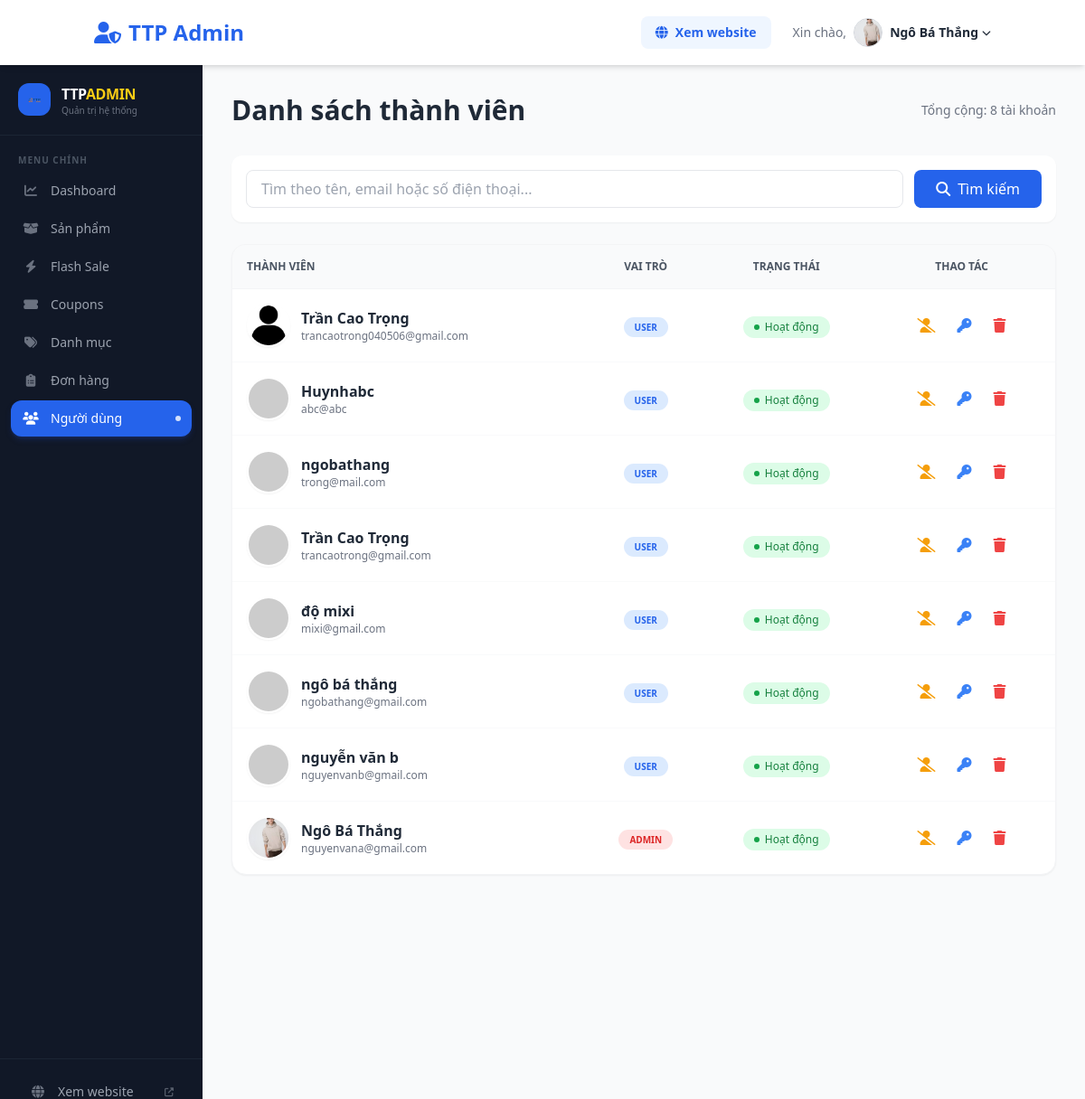
/admin_users.php (signed in), run on the app's committed database.
### tables this page shows
CREATE TABLE IF NOT EXISTS `user` (
  `IdNguoiDung` int NOT NULL AUTO_INCREMENT,
  `TenNguoiDung` varchar(100) NOT NULL,
  `email` text NOT NULL,
  `matkhau` text NOT NULL,
  `quyen` enum('admin','user') NOT NULL DEFAULT 'user',
  `diachi` varchar(100) NOT NULL,
  `SoDienThoai` varchar(15) NOT NULL,
  `GioiTinh` enum('male','female') NOT NULL DEFAULT 'male',
  `NgaySinh` date DEFAULT NULL,
  `AnhDaiDien` varchar(255) NOT NULL DEFAULT '''default.png''',
  `trangThai` tinyint(1) NOT NULL DEFAULT '1' COMMENT '1: Hoạt động, 0: Bị khóa',
  PRIMARY KEY (`IdNguoiDung`)
);

### database.php (called while the page is built, shortened)
<?php
    class Database {
        private $host = "localhost";
        private $username = "root";
        private $password = "";
        private $dbname = "web";
        public $conn;
        public function __construct() {
            $this->conn = new mysqli ($this->host, $this->username, $this->password, $this->dbname);
            $this->conn->set_charset("utf8");
        }
        public function select ($sql) {
            return $this->conn->query($sql);
        }
    }
?>

### admin_users.php (the view, shortened to what this page needs)
<?php
require_once "database.php";
$db = new Database();
$search = isset($_GET['search']) ? trim($_GET['search']) : '';
$like = '%' . $db->conn->real_escape_string($search) . '%';
$where = $search !== '' ? "WHERE (TenNguoiDung LIKE '$like' OR email LIKE '$like')" : "";
$sql = "SELECT * FROM user $where ORDER BY IdNguoiDung DESC";
$r_users = $db->select($sql);
?>
<!DOCTYPE html>
<html lang="vi">
<head>
    <script src="https://cdn.tailwindcss.com"></script>
    <link rel="stylesheet" href="https://cdnjs.cloudflare.com/ajax/libs/font-awesome/6.4.0/css/all.min.css">
</head>
<body class="bg-gray-50">
    <header class="bg-white shadow-md sticky top-0 z-50">
        <div class="container mx-auto px-4 py-3 flex items-center justify-between">
            <div class="flex items-center gap-3">
                <h1 class="text-xl md:text-2xl font-bold text-blue-600 flex items-center gap-2">
                    <i class="fas fa-user-shield"></i> <span class="hidden sm:inline">TTP Admin</span>
                </h1>
            </div>
            <div class="flex items-center gap-3 md:gap-6">
                <a href="index.php"
                    class="bg-blue-50 text-blue-600 px-3 md:px-4 py-2 rounded-lg font-bold hover:bg-blue-100 transition flex items-center gap-2 text-sm">
                    <i class="fas fa-globe"></i> <span class="hidden sm:inline">Xem website</span>
                </a>
                <?php
                    $ten_user = $_SESSION['user_name'];
                    $avatar_link = 'https://ui-avatars.com/api/?name=' . urlencode($ten_user) . '&background=0D8ABC&color=fff&size=128';
                    if (isset($_SESSION['user_avatar']) && $_SESSION['user_avatar'] != 'default.png' && $_SESSION['user_avatar'] != '') {
                        $avatar_link = 'public/images/' . $_SESSION['user_avatar'];
                    }
                ?>
                <div class="relative group inline-block z-50 text-sm">
                    <div class="flex items-center gap-2 cursor-pointer whitespace-nowrap py-2"
                        title="Tài khoản của tôi">
                        <span class="text-gray-500 group-hover:text-gray-800 transition hidden md:inline">Xin
                            chào,</span>
                        <img src="<?php echo htmlspecialchars($avatar_link); ?>" alt="Avatar"
                            class="w-8 h-8 rounded-full object-cover border border-gray-300 group-hover:border-blue-400 transition">
                        <strong class="text-gray-800 group-hover:text-blue-600 hidden md:flex items-center gap-1">
                            <?php echo htmlspecialchars($_SESSION['user_name']); ?>
                            <i class="fas fa-chevron-down text-[10px] transition-transform group-hover:rotate-180"></i>
                        </strong>
                    </div>
                </div>
            </div>
        </div>
    </header>
    <div class="flex min-h-screen">
        <?php include 'admin_sidebar.php'; ?>
        <main class="flex-1 p-8">
            <div class="flex justify-between items-center mb-8">
                <h1 class="text-3xl font-extrabold text-gray-800">Danh sách thành viên</h1>
                <div class="text-sm text-gray-500">Tổng cộng: <?php echo $r_users ? $r_users->num_rows : 0; ?> tài khoản
                </div>
            </div>
            <div class="bg-white p-4 rounded-xl shadow-sm mb-6">
                <form action="" method="GET" class="flex gap-3">
                    <input type="text" name="search" value="<?php echo htmlspecialchars($search); ?>"
                        placeholder="Tìm theo tên, email hoặc số điện thoại..."
                        class="flex-1 border border-gray-200 rounded-lg px-4 py-2 focus:ring-2 focus:ring-blue-500 outline-none">
                    <button type="submit"
                        class="bg-blue-600 text-white px-6 py-2 rounded-lg hover:bg-blue-700 transition">
                        <i class="fas fa-search mr-2"></i>Tìm kiếm
                    </button>
                </form>
            </div>
            <div class="bg-white rounded-2xl shadow-sm overflow-hidden border border-gray-100">
                <table class="w-full text-left">
                    <thead>
                        <tr class="bg-gray-50 border-b border-gray-100 text-gray-600 uppercase text-xs font-bold">
                            <th class="p-4">Thành viên</th>
                            <th class="p-4 text-center">Vai trò</th>
                            <th class="p-4 text-center">Trạng thái</th>
                            <th class="p-4 text-center">Thao tác</th>
                        </tr>
                    </thead>
                    <tbody class="divide-y divide-gray-50">
                        <?php if ($r_users): while ($u = $r_users->fetch_assoc()): ?>
                        <tr class="hover:bg-blue-50/30 transition">
                            <td class="p-4">
                                <div class="flex items-center gap-3">
                                    <img src="uploads/<?php echo $u['AnhDaiDien']; ?>"
                                        onerror="this.src='https://ui-avatars.com/api/?name=<?php echo urlencode($u['TenNguoiDung']); ?>'"
                                        class="w-12 h-12 rounded-full object-cover border-2 border-white shadow-sm">
                                    <div>
                                        <div class="font-bold text-gray-800"><?php echo $u['TenNguoiDung']; ?></div>
                                        <div class="text-xs text-gray-500"><?php echo $u['email']; ?></div>
                                    </div>
                                </div>
                            </td>
                            <td class="p-4 text-center">
                                <a href="admin_user_handle.php?action=change_role&id=<?php echo $u['IdNguoiDung']; ?>&current=<?php echo $u['quyen']; ?>"
                                    class="px-3 py-1 rounded-full text-[10px] font-black uppercase <?php echo $u['quyen']=='admin' ? 'bg-red-100 text-red-600' : 'bg-blue-100 text-blue-600'; ?>">
                                    <?php echo $u['quyen']; ?>
                                </a>
                            </td>
                            <td class="p-4 text-center">
                                <?php if ($u['trangThai'] == 1): ?>
                                <span
                                    class="inline-flex items-center gap-1.5 py-1 px-3 rounded-full text-xs font-medium bg-green-100 text-green-700">
                                    <span class="w-1.5 h-1.5 rounded-full bg-green-600"></span> Hoạt động
                                </span>
                                <?php endif; ?>
                            </td>
                            <td class="p-4">
                                <div class="flex justify-center gap-2">
                                    <a href="admin_user_handle.php?action=toggle_status&id=<?php echo $u['IdNguoiDung']; ?>&status=<?php echo $u['trangThai']; ?>"
                                        title="<?php echo $u['trangThai'] == 1 ? 'Khóa tài khoản' : 'Mở khóa'; ?>"
                                        class="p-2 <?php echo $u['trangThai'] == 1 ? 'text-amber-500 hover:bg-amber-50' : 'text-green-500 hover:bg-green-50'; ?> rounded-lg transition">
                                        <i
                                            class="fas <?php echo $u['trangThai'] == 1 ? 'fa-user-slash' : 'fa-user-check'; ?>"></i>
                                    </a>
                                    <button onclick="confirmReset(<?php echo $u['IdNguoiDung']; ?>)"
                                        title="Reset mật khẩu về 123456"
                                        class="p-2 text-blue-500 hover:bg-blue-50 rounded-lg transition">
                                        <i class="fas fa-key"></i>
                                    </button>
                                    <button onclick="confirmDelete(<?php echo $u['IdNguoiDung']; ?>)"
                                        title="Xóa tài khoản"
                                        class="p-2 text-red-500 hover:bg-red-50 rounded-lg transition">
                                        <i class="fas fa-trash"></i>
                                    </button>
                                </div>
                            </td>
                        </tr>
                        <?php endwhile; endif; ?>
                    </tbody>
                </table>
            </div>
        </main>
    </div>
</body>
</html>

### data on the page
user: AnhDaiDien (picture), TenNguoiDung "Trần Cao Trọng", email "trancaotrong040506@gmail.com", quyen "USER", trangThai 1 (drawn)
user: TenNguoiDung "Huynhabc", email "abc@abc", quyen "USER", trangThai 1 (drawn)
user: TenNguoiDung "ngobathang", email "trong@mail.com", quyen "USER", trangThai 1 (drawn)
user: TenNguoiDung "Trần Cao Trọng", email "trancaotrong@gmail.com", quyen "USER", trangThai 1 (drawn)
user: TenNguoiDung "độ mixi", email "mixi@gmail.com", quyen "USER", trangThai 1 (drawn)
user: TenNguoiDung "ngô bá thắng", email "ngobathang@gmail.com", quyen "USER", trangThai 1 (drawn)
user: TenNguoiDung "nguyễn văn b", email "nguyenvanb@gmail.com", quyen "USER", trangThai 1 (drawn)
user: AnhDaiDien (picture), TenNguoiDung "Ngô Bá Thắng", email "nguyenvana@gmail.com", quyen "ADMIN", trangThai 1 (drawn)

### other printed values
$_SESSION['user_name'] "Ngô Bá Thắng"
$n['label'] "Dashboard"
$n['label'] "Sản phẩm"
$n['label'] "Flash Sale"
$n['label'] "Coupons"
$n['label'] "Danh mục"
$n['label'] "Đơn hàng"
$n['label'] "Người dùng"
$r_users->num_rows "8"
